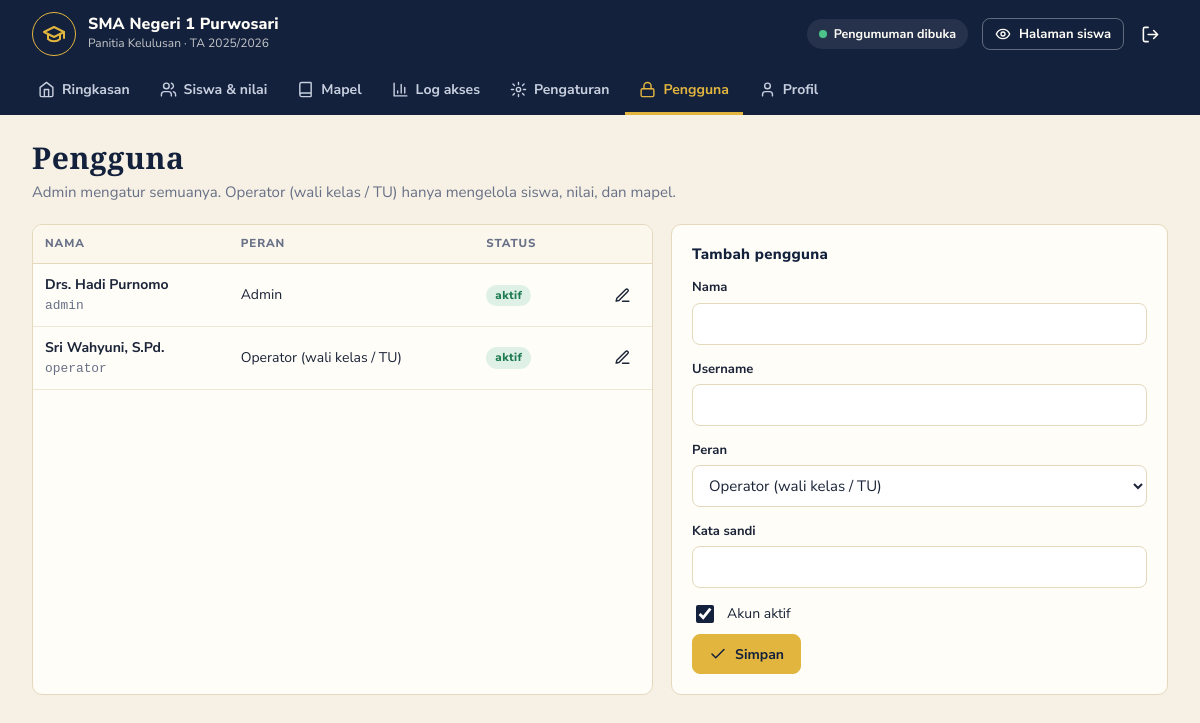
The page /index.php?page=pengguna (signed in) on the database its author committed.
### tables this page shows
CREATE TABLE pengguna (
  id INT AUTO_INCREMENT PRIMARY KEY,
  nama VARCHAR(100) NOT NULL,
  username VARCHAR(40) NOT NULL UNIQUE,
  password VARCHAR(255) NOT NULL,
  role ENUM('admin','operator') NOT NULL DEFAULT 'operator',
  aktif TINYINT(1) NOT NULL DEFAULT 1,
  created_at DATETIME NOT NULL DEFAULT CURRENT_TIMESTAMP
);

### index.php (called while the page is built, shortened)
<?php
require __DIR__ . '/includes/bootstrap.php';
$routes = [
    'beranda'      => 'pages/beranda.php',
    'hasil'        => 'pages/hasil.php',
    'skl.saya'     => 'pages/skl.php',
    'verifikasi'   => 'pages/verifikasi.php',
    'waktu'        => 'pages/waktu.php',
    'keluar.siswa' => 'pages/keluar_siswa.php',
    'login'        => 'pages/login.php',
    'logout'       => 'pages/logout.php',
    'dashboard'    => 'pages/dashboard.php',
    'siswa'        => 'pages/siswa/index.php',
    'siswa.form'   => 'pages/siswa/form.php',
    'siswa.aksi'   => 'pages/siswa/aksi.php',
    'siswa.impor'  => 'pages/siswa/impor.php',
    'skl'          => 'pages/skl.php',
    'mapel'        => 'pages/mapel.php',
    'log'          => 'pages/log.php',
    'pengaturan'   => 'pages/pengaturan.php',
    'pengguna'     => 'pages/pengguna.php',
    'profil'       => 'pages/profil.php',
];
$page = $_GET['page'] ?? 'beranda';
require __DIR__ . '/' . $routes[$page];

### pages/pengguna.php (the view, shortened to what this page needs)
<?php
$rows = q('SELECT * FROM pengguna ORDER BY role, nama')->fetchAll();
require __DIR__ . '/../includes/header.php';
?>
<div class="grid dua lebar-kiri">
  <section class="kartu rata">
    <div class="tabel-wrap">
    <table class="tabel">
      <thead><tr><th>Nama</th><th>Peran</th><th>Status</th><th></th></tr></thead>
      <tbody>
      <?php foreach ($rows as $u): ?>
        <tr><td><b><?= e($u['nama']) ?></b><div class="kecil muted mono"><?= e($u['username']) ?></div></td><td><?= e(LABEL_ROLE[$u['role']]) ?></td>
            <td><?= $u['aktif'] ? '<span class="chip hijau">aktif</span>' : '<span class="chip abu">nonaktif</span>' ?></td>
            <td class="kanan"><a class="ibtn" href="<?= url('pengguna', ['id' => $u['id']]) ?>" aria-label="Ubah <?= e($u['nama']) ?>"><?= icon('pena', 17) ?></a></td></tr>
      <?php endforeach; ?>
      </tbody>
    </table>
    </div>
  </section>
  <?php $u = isset($_GET['id']) ? q('SELECT * FROM pengguna WHERE id = ?', [(int) $_GET['id']])->fetch() : null; ?>
  <form method="post" class="kartu">
    <h3><?= $u ? 'Ubah ' . e($u['nama']) : 'Tambah pengguna' ?></h3>
    <label class="f"><span>Nama</span><input name="nama" value="<?= e($u['nama'] ?? '') ?>" required maxlength="100"></label>
    <label class="f"><span>Username</span><input name="username" value="<?= e($u['username'] ?? '') ?>" required maxlength="40" autocomplete="off"></label>
    <label class="f"><span>Peran</span><select name="role"><option value="operator">Operator (wali kelas / TU)</option><option value="admin" <?= ($u['role'] ?? '') === 'admin' ? 'selected' : '' ?>>Admin</option></select></label>
    <label class="f"><span>Kata sandi<?= $u ? ' baru (kosongkan bila tetap)' : '' ?></span><input type="password" name="password" <?= $u ? '' : 'required' ?> minlength="8" autocomplete="new-password"></label>
    <label class="cek"><input type="checkbox" name="aktif" value="1" <?= !$u || $u['aktif'] ? 'checked' : '' ?>> Akun aktif</label>
    <button class="btn emas"><?= icon('centang') ?>Simpan</button>
  </form>
</div>
<?php require __DIR__ . '/../includes/footer.php'; ?>

### includes/bootstrap.php (shortened to what this page needs)
<?php
function db(): PDO
{
    static $pdo = null;
    if ($pdo === null) {
        $c = require __DIR__ . '/../config/database.php';
        $dsn = "mysql:host={$c['host']};port={$c['port']};dbname={$c['database']};charset=utf8mb4";
        try {
            $pdo = new PDO($dsn, $c['username'], $c['password'], [
                PDO::ATTR_ERRMODE => PDO::ERRMODE_EXCEPTION,
                PDO::ATTR_DEFAULT_FETCH_MODE => PDO::FETCH_ASSOC,
            ]);
            $pdo->exec("SET time_zone = '+07:00'");
        } catch (PDOException $e) {
            die('<h3>Koneksi database gagal.</h3><p>Cek <b>config/database.php</b> dan pastikan database <b>'
                . htmlspecialchars($c['database']) . '</b> sudah di-import dari folder <b>database/</b>.</p>');
        }
    }
    return $pdo;
}
function q(string $sql, array $params = []): PDOStatement
{
    $st = db()->prepare($sql);
    $st->execute($params);
    return $st;
}
function e($v): string
{
    return htmlspecialchars((string) $v, ENT_QUOTES, 'UTF-8');
}
function url(string $page = 'dashboard', array $params = []): string
{
    return 'index.php?' . http_build_query(['page' => $page] + $params);
}
function icon(string $name, int $size = 18): string
{
    return '<svg class="ic" width="' . $size . '" height="' . $size . '" viewBox="0 0 24 24" fill="none" stroke="currentColor" stroke-width="2" stroke-linecap="round" stroke-linejoin="round" aria-hidden="true">' . ($p[$name] ?? $p['info']) . '</svg>';
}

### assets/css/style.css (style rules this page uses)
:root { --navy: #13213c; --navy2: #1d3157; --navy3: #2a4373; --emas: #e2b53f; --emas-tua: #a87f1c; --emas-muda: #f6e7b8; --gading: #f6f1e4; --kertas: #fffdf7; --garis: #e4d9bd; --tinta: #1b2438; --muted: #687087; --hijau: #1e7a50; --hijau-muda: #dff1e6; --merah: #b0353a; --merah-muda: #f8e1df; --kuning: #9a6a0c; --kuning-muda: #fbefcf; --abu-muda: #eceef2; --r: 10px; --serif: 'Bodoni Moda', Georgia, serif; --sans: 'Nunito Sans', system-ui, -apple-system, 'Segoe UI', sans-serif; }
* { box-sizing: border-box; }
html { -webkit-text-size-adjust: 100%; }
body { margin: 0; font: 15px/1.55 var(--sans); color: var(--tinta); background: var(--gading); overflow-x: hidden; }
a { color: var(--navy3); text-underline-offset: 3px; }
h1, h2, h3 { margin: 0; line-height: 1.2; }
h3 { font-size: 15px; font-weight: 800; letter-spacing: .02em; }
.ic { flex: none; vertical-align: middle; }
.muted { color: var(--muted); }
.kecil { font-size: 13px; }
.kanan { text-align: right; }
.mono { font-family: ui-monospace, 'SFMono-Regular', Menlo, Consolas, monospace; font-size: .92em; }
.btn { display: inline-flex; align-items: center; justify-content: center; gap: 8px; min-height: 40px; padding: 8px 16px; border-radius: 8px; border: 1.5px solid var(--navy); background: var(--kertas); color: var(--navy); font: 700 14px var(--sans); text-decoration: none; cursor: pointer; }
.btn.emas { background: var(--emas); border-color: var(--emas); color: var(--navy); }
.ibtn { display: inline-grid; place-items: center; width: 36px; height: 36px; border-radius: 8px; border: 0; background: transparent; color: inherit; cursor: pointer; }
.f { display: flex; flex-direction: column; gap: 5px; margin-bottom: 14px; min-width: 0; }
.f > span { font-size: 13px; font-weight: 700; color: var(--tinta); }
input, select, textarea, .input { width: 100%; min-height: 42px; padding: 9px 12px; border: 1.5px solid var(--garis); border-radius: 8px; background: #fff; font: 15px var(--sans); color: var(--tinta); }
input[type=checkbox], input[type=radio] { width: 18px; height: 18px; min-height: 0; accent-color: var(--navy); }
.cek { display: flex; gap: 10px; align-items: center; margin: 8px 0; font-size: 14px; }
.chip { display: inline-block; padding: 2px 9px; border-radius: 99px; font-size: 11.5px; font-weight: 800; letter-spacing: .04em; white-space: nowrap; }
.chip.hijau { background: var(--hijau-muda); color: var(--hijau); }
body.panel { background: var(--gading); }
.kartu { background: var(--kertas); border: 1px solid var(--garis); border-radius: var(--r); padding: 20px; margin-bottom: 18px; min-width: 0; }
.kartu.rata { padding: 0; overflow: hidden; }
.kartu h3 { color: var(--navy); margin-bottom: 14px; }
.grid { display: grid; gap: 18px; }
.grid.dua { grid-template-columns: repeat(2, minmax(0, 1fr)); }
.grid.dua.lebar-kiri { grid-template-columns: minmax(0, 1.25fr) minmax(0, 1fr); }
.grid > .kartu { margin-bottom: 0; }
.tabel-wrap { overflow-x: auto; }
.tabel { width: 100%; border-collapse: collapse; font-size: 14px; }
.tabel th { text-align: left; font-size: 11.5px; letter-spacing: .08em; text-transform: uppercase; color: var(--muted); font-weight: 800; padding: 10px 12px; border-bottom: 1.5px solid var(--garis); background: #fbf7ec; }
.tabel td { padding: 10px 12px; border-bottom: 1px solid #efe7d4; vertical-align: middle; }

### rows shown on the page
pengguna: nama "Drs. Hadi Purnomo", username "admin", role "Admin", aktif "aktif"
pengguna: nama "Sri Wahyuni, S.Pd.", username "operator", role "Operator (wali kelas / TU)", aktif "aktif"

### other values the page prints
$_s['nama_sekolah'] "SMA Negeri 1 Purwosari"
$_s['tahun_ajaran'] "2025/2026"
$_l "Ringkasan"
$_l "Siswa & nilai"
$_l "Mapel"
$_l "Log akses"
$_l "Pengaturan"
$_l "Pengguna"
$_l "Profil"
$title "Pengguna"
$sub "Admin mengatur semuanya. Operator (wali kelas / TU) hanya mengelola siswa, nilai, dan mapel."
